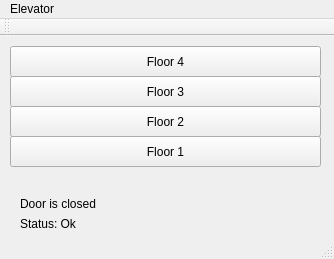
<?xml version="1.0" encoding="UTF-8"?>
<ui version="4.0">
 <class>MainWindow</class>
 <widget class="QMainWindow" name="MainWindow">
  <property name="geometry">
   <rect>
    <x>0</x>
    <y>0</y>
    <width>334</width>
    <height>259</height>
   </rect>
  </property>
  <property name="windowTitle">
   <string>MainWindow</string>
  </property>
  <widget class="QWidget" name="centralWidget">
   <widget class="QPushButton" name="btnFloor1">
    <property name="geometry">
     <rect>
      <x>10</x>
      <y>100</y>
      <width>311</width>
      <height>31</height>
     </rect>
    </property>
    <property name="text">
     <string>Floor 1</string>
    </property>
   </widget>
   <widget class="QPushButton" name="btnFloor2">
    <property name="geometry">
     <rect>
      <x>10</x>
      <y>70</y>
      <width>311</width>
      <height>31</height>
     </rect>
    </property>
    <property name="text">
     <string>Floor 2</string>
    </property>
   </widget>
   <widget class="QPushButton" name="btnFloor3">
    <property name="geometry">
     <rect>
      <x>10</x>
      <y>40</y>
      <width>311</width>
      <height>31</height>
     </rect>
    </property>
    <property name="text">
     <string>Floor 3</string>
    </property>
   </widget>
   <widget class="QPushButton" name="btnFloor4">
    <property name="geometry">
     <rect>
      <x>10</x>
      <y>10</y>
      <width>311</width>
      <height>31</height>
     </rect>
    </property>
    <property name="text">
     <string>Floor 4</string>
    </property>
   </widget>
   <widget class="QLabel" name="FloorLabel">
    <property name="geometry">
     <rect>
      <x>20</x>
      <y>140</y>
      <width>291</width>
      <height>20</height>
     </rect>
    </property>
    <property name="text">
     <string/>
    </property>
   </widget>
   <widget class="QLabel" name="doorLabel">
    <property name="geometry">
     <rect>
      <x>20</x>
      <y>160</y>
      <width>261</width>
      <height>16</height>
     </rect>
    </property>
    <property name="text">
     <string>Door is closed</string>
    </property>
   </widget>
   <widget class="QLabel" name="statusLabel">
    <property name="geometry">
     <rect>
      <x>20</x>
      <y>180</y>
      <width>291</width>
      <height>16</height>
     </rect>
    </property>
    <property name="text">
     <string>Status: Ok</string>
    </property>
   </widget>
  </widget>
  <widget class="QMenuBar" name="menuBar">
   <property name="geometry">
    <rect>
     <x>0</x>
     <y>0</y>
     <width>334</width>
     <height>22</height>
    </rect>
   </property>
   <widget class="QMenu" name="menuElevator">
    <property name="title">
     <string>Elevator</string>
    </property>
   </widget>
   <addaction name="menuElevator"/>
  </widget>
  <widget class="QToolBar" name="mainToolBar">
   <attribute name="toolBarArea">
    <enum>TopToolBarArea</enum>
   </attribute>
   <attribute name="toolBarBreak">
    <bool>false</bool>
   </attribute>
  </widget>
  <widget class="QStatusBar" name="statusBar"/>
 </widget>
 <layoutdefault spacing="6" margin="11"/>
 <resources/>
 <connections/>
</ui>
